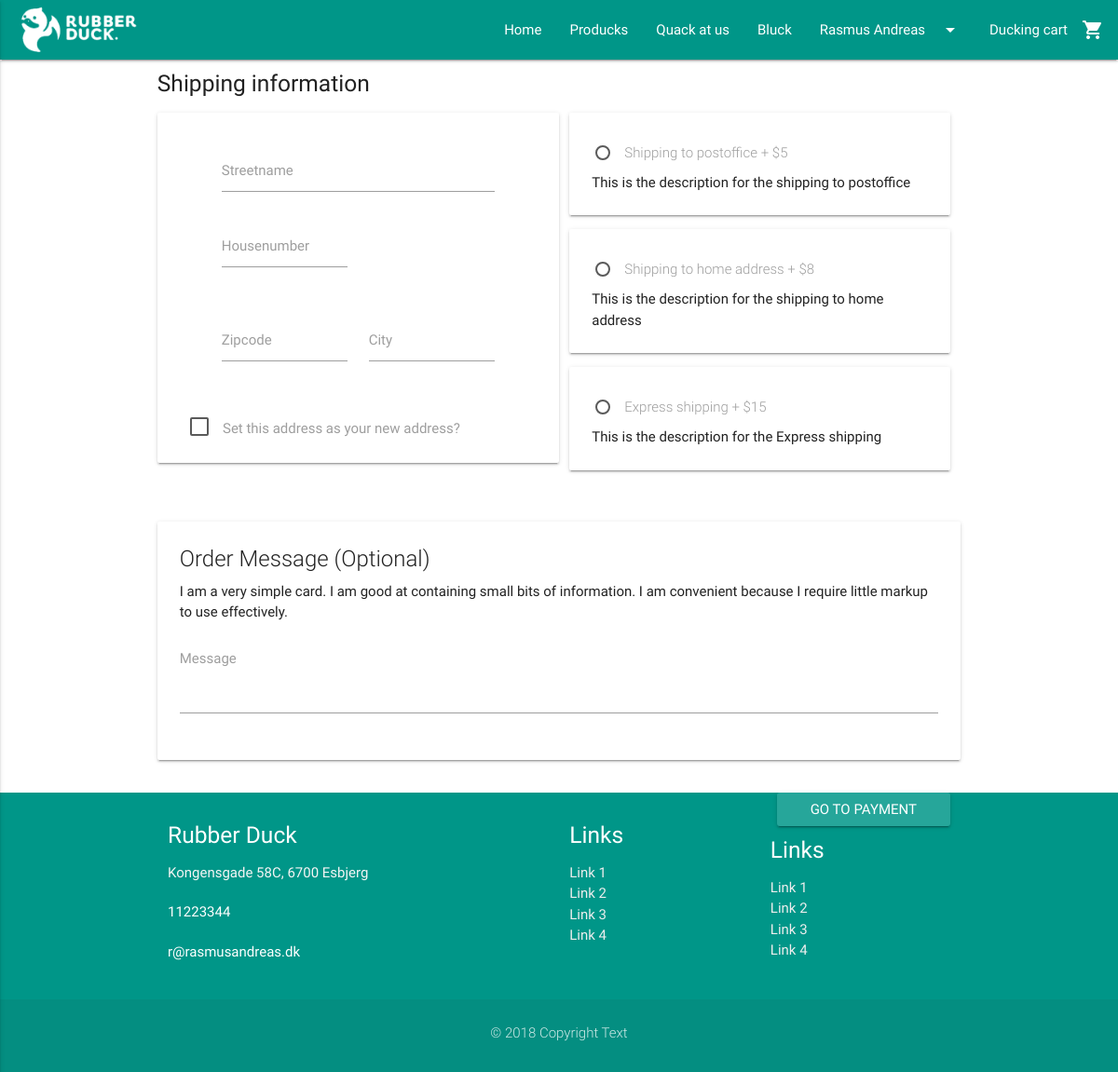
The page /view/shipping.php (signed in) on the database as committed earlier.
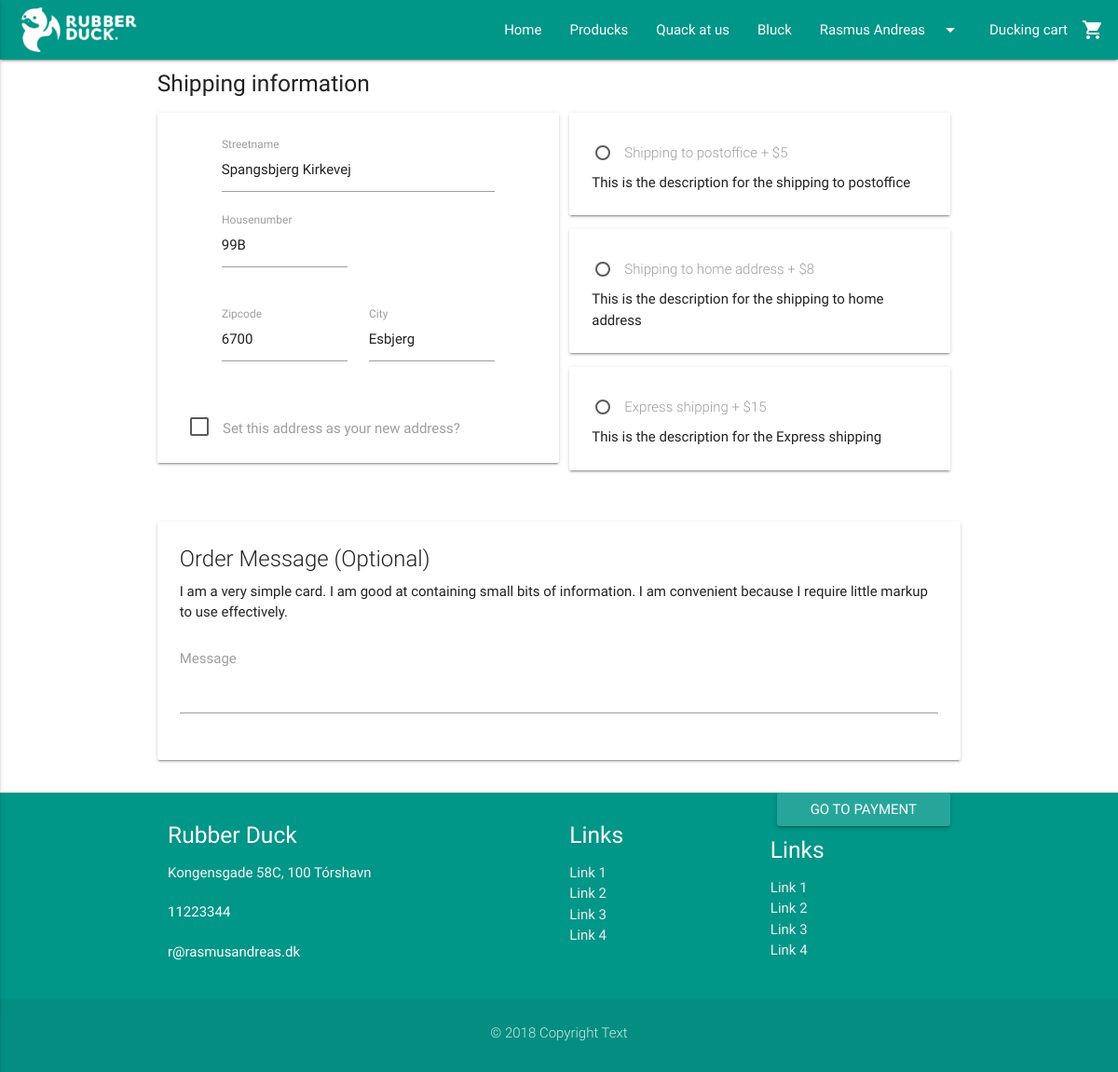
The same page on the database as committed later.
### tables this page shows
CREATE TABLE Customer (
  CustomerEmail varchar(255) NOT NULL PRIMARY KEY,
  Password varchar(255) NOT NULL,
  Street varchar(255) NULL,
  HouseNumber varchar(255) NULL,
  Phone int null,
  FirstName varchar(255) NOT NULL,
  LastName varchar(255) NOT NULL,
  ZipCode int(20) NULL  
);

CREATE TABLE BasicPageInfo (
  CVR int NOT NULL PRIMARY KEY,
  LogoURL varchar(255) NOT NULL,
  ShopName varchar(255) NOT NULL,
  MinimumDelivery int NULL,
  AboutUsText varchar(255) NULL,
  Email varchar(255) NULL,
  Phone int NULL,
  Street varchar(255) NULL,
  HouseNumber varchar(255) NULL,
  ZipCode int(20) NOT NULL  
);

CREATE TABLE ZipCode (
    ZipCode int(20) NOT NULL PRIMARY KEY,
    City varchar(255)
);

### model/contactDAO.php (called while the page is built, shortened)
<?php
require_once('../includes/connection.php');
    function getPageInfo() {
    global $connection;
        $pageInfo = mysqli_query($connection, "SELECT * FROM `BasicPageInfo`, `ZipCode`");
        $row = mysqli_fetch_assoc($pageInfo);
        return $row;
    }

### model/cartDAO.php (called while the page is built, shortened)
<?php
require_once("../includes/connection.php");
function getCustomerInfo($CustomerEmail) {
  global $connection;
  $query = "SELECT * FROM Customer WHERE CustomerEmail = '{$CustomerEmail}'";
  $result = mysqli_query($connection, $query);
  $row = mysqli_fetch_assoc($result);
  return $row;
}
function getCityName($ZipCode) {
  global $connection;
  $query = "SELECT * FROM ZipCode WHERE ZipCode = '{$ZipCode}'";
  $result = mysqli_query($connection, $query);
  $row = mysqli_fetch_assoc($result);
  return $row;
}
?>

### view/shipping.php (the view, shortened to what the changed rows need)
<?php
require_once('../includes/header.php');
require_once('../model/cartDAO.php');
$CustomerInfo = getCustomerInfo($_SESSION["CustomerEmail"]);
$city = getCityName($CustomerInfo["ZipCode"]);
?>
<div class="container">
  <form class="" action="payment.php" method="post">
  <div class="row">
      <div class="card col s12 m6">
        <div class="card-content">
          <div class="row col s12">
            <div class="row col s12">
              <div class="input-field col s12">
                <input id="first_name" type="text" name="street" class="validate" value="<?php if(isset($CustomerInfo["Street"])) { echo $CustomerInfo["Street"];} ?>">
                <label for="first_name">Streetname</label>
              </div>
              <div class="input-field col s6">
                <input id="last_name" type="text" name="house" class="validate" value="<?php if(isset($CustomerInfo["HouseNumber"])) { echo $CustomerInfo["HouseNumber"];} ?>">
                <label for="last_name">Housenumber</label>
              </div>
            </div>
            <div class="row col s12">
              <div class="input-field col s6">
                <input id="first_name" type="number" name="zipcode" class="validate" value="<?php if(isset($CustomerInfo["ZipCode"])) { echo $CustomerInfo["ZipCode"];}  ?>" onchange="showUser(this.value)">
                <label for="first_name">Zipcode</label>
              </div>
              <div class="input-field col s6">
                <input id="last_name" type="text" name="city" class="validate txtHint" value="<?php if(isset($city["City"])) { echo $city["City"];} ?>">
                <label for="last_name">City</label>
              </div>
            </div>
          </div>
        </div>
      </div>
  </div>
</form>
</div>
<?php require_once('../includes/footer.php'); ?>

### includes/header.php (shortened to what the changed rows need)
<?php
require_once("../includes/connection.php");
require_once("../model/contactDAO.php");
$pageInfo = getPageInfo();
?>
<!DOCTYPE html>
  <html>
    <html lang="en">
    <head>
      <?php require_once("../includes/seo.php"); ?>
      <link type="text/css" rel="stylesheet" href="../css/materialize.min.css"  media="screen,projection"/>
      <link type="text/css" rel="stylesheet" href="../css/custom/custom.css" />
    </head>
    <body>
      <nav class="teal">
        <div class="nav-wrapper">
          <a href="../index.php" class="brand-logo"><img class="responsive-img" style="max-height: 64px!important; padding: 4px 0!important;" src="../<?php echo $pageInfo["LogoURL"]; ?>"></a>
        </div>
      </nav>

### includes/footer.php (shortened to what the changed rows need)
<?php require_once ('../model/contactDAO.php');
$pageInfo = getPageInfo();
?>
<footer class="page-footer teal">
      <div class="container">
        <div class="row">
          <div class="col s12 m4">
            <h5 class="white-text"><?php echo $pageInfo["ShopName"];?> </h5>
            <p class="grey-text text-lighten-4">
                <?php echo $pageInfo["Street"] . " " . $pageInfo["HouseNumber"] . ", " . $pageInfo["ZipCode"] . " " . $pageInfo["City"]; ?>
            </p>
              <p><?php echo $pageInfo["Phone"] ?></p>
              <p><?php echo $pageInfo["Email"] ?></p>
          </div>
        </div>
      </div>
    </footer>
  </body>
</html>

Rows that differ between the two databases and show on the page:
changed customer: street (not shown) → "Spangsbjerg Kirkevej"; house (not shown) → "99B"; zipcode (not shown) → "6700"
now on this page (row unchanged): zipcode: city "Esbjerg"
added zipcode: ZipCode "100", City "Tórshavn"
Other text that changed with them:
$pageInfo["ZipCode"]: "6700" → "100"
$pageInfo["City"]: "Esbjerg" → "Tórshavn"
